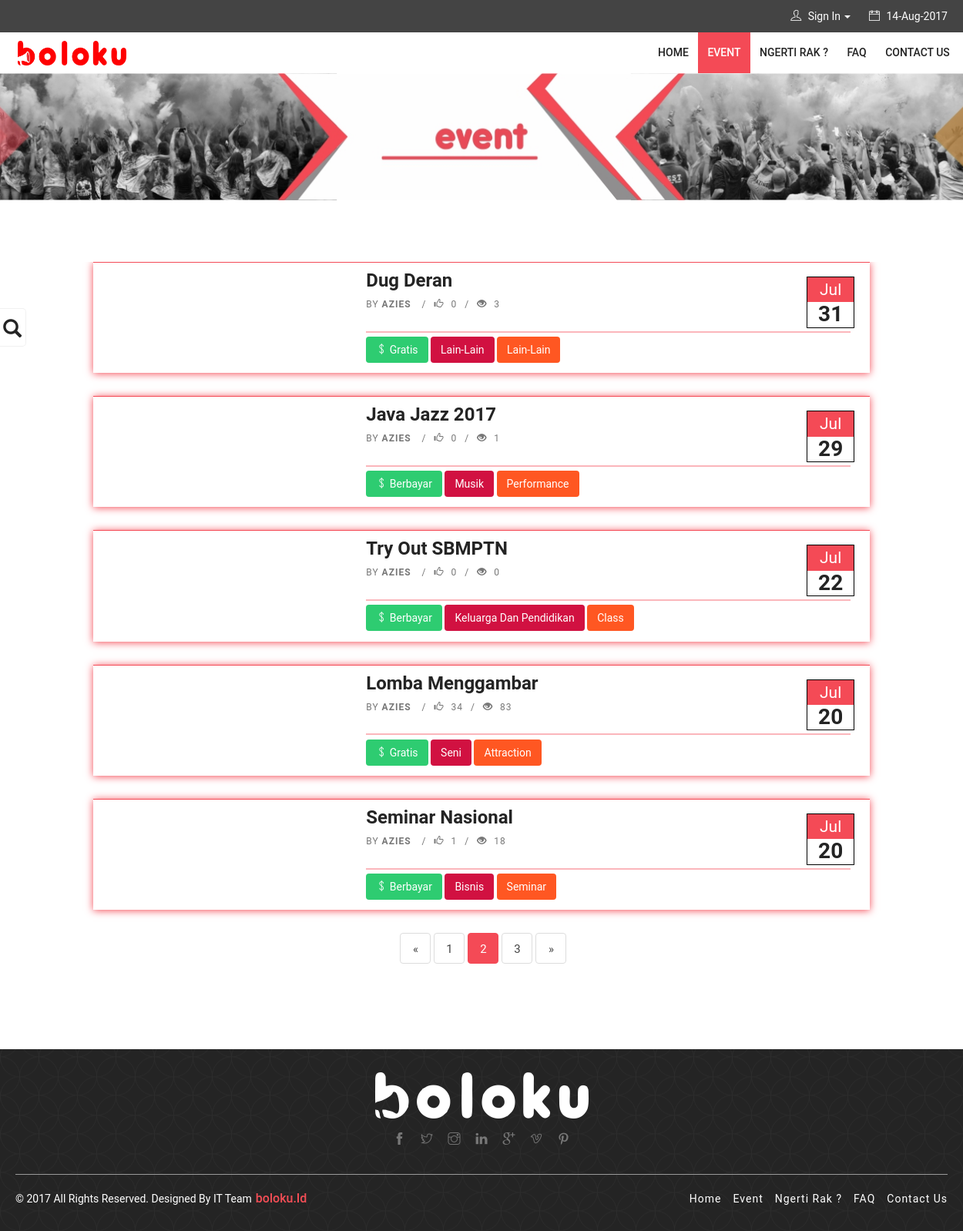
Before: /FrontControl_Event/index/5 with the older database file.
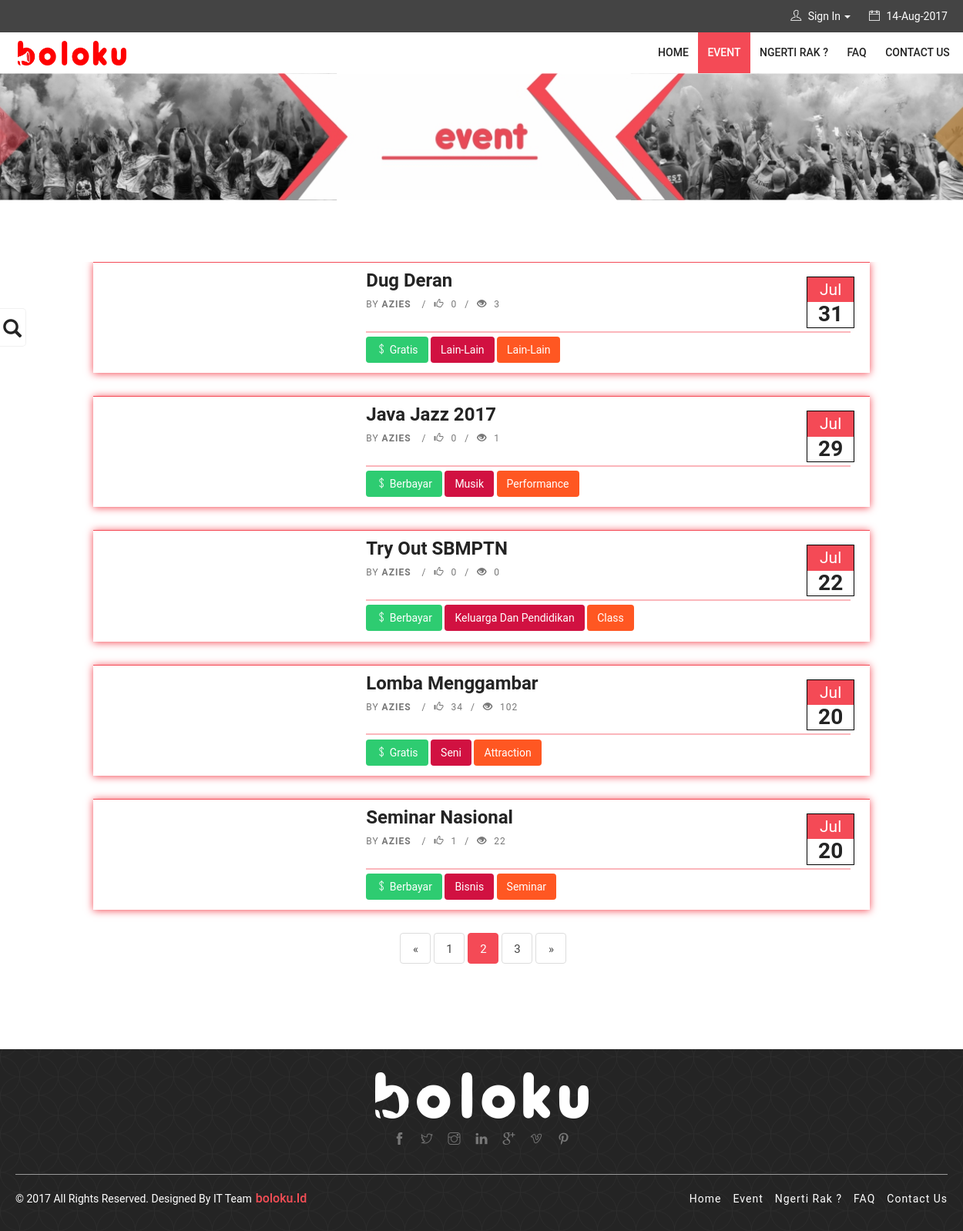
After: the same page with the newer database file.
### tables this page shows
CREATE TABLE `coming` (
  `id_coming` int(4) NOT NULL,
  `id_member` int(5) NOT NULL,
  `nama_coming` varchar(100) NOT NULL,
  `deskripsi_coming` text NOT NULL,
  `posted_by` varchar(50) NOT NULL,
  `institusi` varchar(200) NOT NULL,
  `telepon` varchar(50) NOT NULL,
  `email` varchar(100) NOT NULL,
  `tanggal_posting` timestamp NOT NULL DEFAULT CURRENT_TIMESTAMP ON UPDATE CURRENT_TIMESTAMP,
  `status` int(1) NOT NULL,
  `path_gambar` varchar(100) NOT NULL,
  `kategori_coming` varchar(100) NOT NULL,
  `tipe_event` varchar(100) NOT NULL,
  `tgl_mulai` date NOT NULL,
  `jam_mulai` varchar(10) NOT NULL,
  `tgl_selesai` date NOT NULL,
  `jam_selesai` varchar(10) NOT NULL,
  `jenis_event` int(1) NOT NULL,
  `pendaftaran` int(1) NOT NULL,
  `seat` int(1) NOT NULL,
  `jumlah_seat` int(10) NOT NULL,
  `top_event` int(1) NOT NULL,
  `harga` varchar(10) NOT NULL,
  `kota_lokasi` varchar(30) NOT NULL,
  `alamat` varchar(100) NOT NULL,
  `hits` int(11) NOT NULL,
  `like` int(11) NOT NULL
);

### application/controllers/FrontControl_Event.php (called while the page is built, shortened)
<?php
class FrontControl_Event extends CI_Controller {
   public function index()
   {
   	  $this->load->helper('url');
	  $this->load->library('pagination');
      $data['active']=2;
	  $this->load->model('home_models/HomeModels');
	  $this->load->model('coming_models/ComingModels');
	  	$jumlah_data = $this->HomeModels->jumlah_data_new_event();
		$config['base_url'] = site_url('FrontControl_Event/index/');
		$config['total_rows'] = $jumlah_data;
		$config['per_page'] = 5;
		$config['uri_segment'] = 3;
		$choice = $config['total_rows'] / $config['per_page'];
		$config['num_links'] = floor($choice);
		$config['full_tag_open'] = '<ul class="pagination">';
		$config['full_tag_close'] = '</ul>';
		$config['first_link'] = false;
		$config['last_link'] = false;
		$config['first_tag_open'] = '<li>';
		$config['first_tag_close'] = '</li>';
		$config['prev_link'] = '&laquo';
		$config['prev_tag_open'] = '<li class="prev">';
		$config['prev_tag_close'] = '</li>';
		$config['next_link'] = '&raquo';
		$config['next_tag_open'] = '<li>';
		$config['next_tag_close'] = '</li>';
		$config['last_tag_open'] = '<li>';
		$config['last_tag_close'] = '</li>';
		$config['cur_tag_open'] = '<li class="active"><a href="#">';
		$config['cur_tag_close'] = '</a></li>';
		$config['num_tag_open'] = '<li>';
		$config['num_tag_close'] = '</li>';
		$this->pagination->initialize($config);
		$data['page'] = ($this->uri->segment(3)) ? $this->uri->segment(3) : 0;
		$data['listEvent'] = $this->HomeModels->get_event($config['per_page'], $data['page']);
		$data['pagination'] = $this->pagination->create_links();
	 	$data['kotaLokasi'] = $this->ComingModels->kota_lokasi();
      	$this->load->view('skin/front_end/header_front_end',$data);
      	$this->load->view('content_front_end/event_page',$data);
      	$this->load->view('skin/front_end/footer_front_end');
   }
}

### index.php (called while the page is built, shortened)
<?php
require_once BASEPATH.'core/CodeIgniter.php';

### application/models/home_models/HomeModels.php (called while the page is built, shortened)
<?php
	class HomeModels extends CI_Model
	{
		function get_event($number, $offset)
		{
			$query = $this->db->order_by('tgl_mulai','DESC')->select('*')->where('status',1)->get('coming', $number, $offset);
			$indeks = 0;
			$result = array();
			foreach ($query->result_array() as $row)
			{
				$result[$indeks++] = $row;
			}
			return $result;
		}
	}

### application/views/content_front_end/event_page.php (the view, shortened to what the rows shown need)
<section class="my-breadcrumb" style="background-image: url(<?php echo base_url('asset/img/bannerevent.jpg') ; ?>); !important ;">
        <div class="container page-banner">
           <div class="row">
              <div class="col-sm-12 col-md-12 col-xs-12">
                 <h1 style="color: white;">&nbsp;</h1>
              </div>
           </div>
        </div>
     </section>
     <section>
       <div class="container">
       <div class="row" >
              <div class="col-md-12 col-sm-12 col-xs-12">
              		<div class="section listing">
                     <article class="col-md-10 col-sm-12 col-xs-12">
                        <div class="row" id="div_all">
                        <?php foreach($listEvent as $event){ ?>
                           <div class="grid-1" style="border-top:solid 1px #f44a56; box-shadow: 0 1px 10px #f44a56;">
                           	 <a href="<?php echo base_url('FrontControl_Event/event_click/'.$event['id_coming']); ?>">
                              <ul>
                              	<div class="col-md-12" style="padding: 10px;">
	                                 <li class="col-md-4 col-sm-3 col-xs-12 nopadding">
	                                    <div class="thumb"> <img src="<?php echo base_url('asset/upload_img_coming/thumb_'.$event['path_gambar']); ?>" alt="">
	                                    </div>
	                                 </li>
	                                 <?php
                                          $tanggal_mulai = strtotime($event['tgl_mulai']);
                                          $tanggal = date("j", $tanggal_mulai);
                                          $bulan = date("M", $tanggal_mulai);
                                      	 ?>
                                       <div class="hover-show-div" style="margin-top: -12px; border: solid 1px black;">
                                          <div style="text-align: center; width: 60px; padding: 5px; background-color: #f44a56; color: white; font-size: 1.5em;"><?php echo $bulan; ?></div>
                                          <div style="font-size: 2em; text-align: center; padding: 5px; background-color: white;"><strong><?php echo $tanggal; ?></strong></div>
                                       </div>
	                                 <li class="col-md-8 col-sm-9 col-xs-12">
	                                    <div class="desc post-content">
	                                    	<div style="padding-top: 3px;">
		                                       	<a href="<?php echo base_url('FrontControl_Event/event_click/'.$event['id_coming']); ?>"><h3><strong><?php echo $event['nama_coming'];?></strong></h3></a>
		                                       <ul class="post-tools">
		                                          <li>by <a href=""><strong> <?php echo $event['posted_by'];?></strong> </a></li>
		                                          <li><i class="glyphicon glyphicon-thumbs-up"></i> <?php echo $event['like'];?></a></li>
                                       			  <li><i class="glyphicon glyphicon-eye-open"></i> <?php echo $event['hits'];?></a></li>
		                                    </div>
	                                       <br>
	                                       <div class="col-md-12" style="padding-left: unset;">
		                                    </div>
		                                   <hr style="border: solid 1px #f44a56; margin-top: auto; opacity: 0.4;"></hr>
		                                   	<div class="row">
		                                   		<div class="col-md-12">
				                                   	<a style="margin-top: -20px;" href="javascript:void(0)" class=" btn btn-green btn-small" onclick="byLabel('jenis_event','<?php echo $event['jenis_event']?>')"><i class="ti-money"></i> <?php if($event['jenis_event']==0){?>Berbayar<?php } else{ ?>Gratis<?php } ?></a>
				                                   	<a style="margin-top: -20px;" href="javascript:void(0)" class=" btn btn-dark-red" onclick="byLabel('kategori_coming','<?php echo $event['kategori_coming']?>')"><?php echo $event['kategori_coming']; ?></a>
				                                   	<a style="margin-top: -20px;" href="javascript:void(0)" class=" btn btn-orange" onclick="byLabel('tipe_event','<?php echo $event['tipe_event']?>')"><?php echo $event['tipe_event']; ?></a>
				                                </div>
			                                </div>
	                                    </div>
	                            </div>
                           </div>
	                    <?php } ?>
                           	<div class="pagination-holder">
	                           <nav>
	                           </nav>
                        	</div>
                     <div class="col-md-1"></div>
     </section>

Changed rows visible on the page:
changed coming "Lomba Menggambar": hits "83" → "102"
changed coming "Seminar Nasional": hits "18" → "22"
